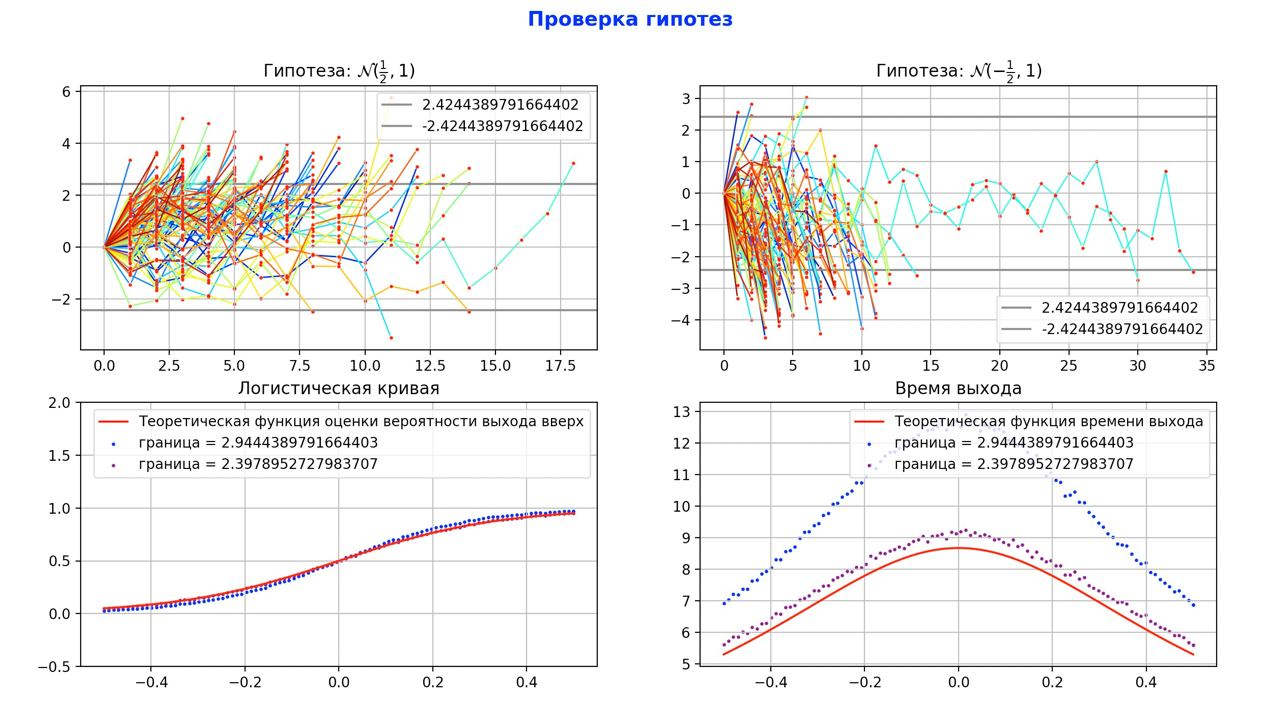

Write the Python code that produced this figure.
import numpy as np
import math
import matplotlib.pyplot as plt
from pylab import *

N = 100
A = log(19)
number_of_graphs = 9000
eps = 0.52

fig = plt.figure()
fig.suptitle ('Проверка гипотез', color = 'b', weight = 'bold', size = 14)
ax1 = fig.add_subplot(2, 2, 1)
ax2 = fig.add_subplot(2, 2, 2)
ax3 = fig.add_subplot(2, 2, 3)
ax4 = fig.add_subplot(2, 2, 4)
colors = plt.cm.jet (np.linspace (0, 1, number_of_graphs))

def function (tetta, board, side, graph, sample, k, time):
	l = 0
	K = 0
	for i in range (N):
		if i == 0 : S[i + 1] = sample[i]
		else: S[i + 1] = S[i] + sample[i]
		if graph == 1 :
			if k % 100 == 0 :
				if side == 'down' : ax1.scatter(i, S[i], c = 'red', s = 2)
				if side == 'up' : ax2.scatter(i, S[i], c = 'red', s = 2)
		#выход вверх
		if side == 'down' :
			if S[i] > board:
				K = i
				break
			if S[i] < -board:
				K = i
				l += 1
				break
		#выход вниз
		if side == 'up' :
			if S[i] > board :
				K = i
				l += 1
				break
			if S[i] < -board :
				K = i
				break
	if time == 1 : return K
	if graph == 1 :
		for i in range (K):
			if k % 100 == 0 :
				if side == 'down' : ax1.annotate(u'', xy = (i, S[i]), xytext = (i + 1, S[i + 1]), arrowprops = {'arrowstyle' : '-', 'color' : colors[k]})
				if side == 'up' : ax2.annotate(u'', xy = (i, S[i]), xytext = (i + 1, S[i + 1]), arrowprops = {'arrowstyle' : '-', 'color' : colors[k]})
	return l

l = 0
m = 0
for k in range (number_of_graphs):

	x = np.random.normal (loc = 1/2, scale = 1, size = N)
	S = [0 for i in range(N + 1)]
	l += function (0, A - eps, 'down', 1, x, k, 0)
	if l / number_of_graphs > 0.05 : print(f'1ОШИБКА = {l / number_of_graphs}')

	y = np.random.normal (loc = -1/2, scale = 1, size = N)
	T = [0 for i in range(N + 1)]
	m += function (0, A - eps, 'up', 1, y, k, 0)
	if m / number_of_graphs > 0.05 : print(f'2ОШИБКА = {m / number_of_graphs}')

ax1.set_title(r'Гипотеза: $\mathcal{N}(\frac{1}{2}, 1)$')
ax1.axhline(y = A - eps, xmin = 0, xmax = 30, color = 'gray', label = f'{log(19) - eps}')
ax1.axhline(y = -A + eps, xmin = 0, xmax = 30, color = 'gray', label = f'{-log(19) + eps}')
ax1.legend(loc = 0)
ax1.grid('auto')
ax2.set_title(r'Гипотеза: $\mathcal{N}(-\frac{1}{2}, 1)$')
ax2.axhline(y = A - eps, xmin = 0, xmax = 30, color = 'gray', label = f'{log(19) - eps}')
ax2.axhline(y = -A + eps, xmin = 0, xmax = 30, color = 'gray', label = f'{-log(19) + eps}')
ax2.legend(loc = 0)
ax2.grid('auto')

def h(tetta):
	return -2 * tetta
def f(tetta, alpha):
	return (1 - 1 / alpha ** (h(tetta))) / (alpha ** (h(tetta)) - 1 / alpha ** (h(tetta)))

def g(tetta, alpha):
	return (f(tetta, alpha) * log (alpha) + (1 - f(tetta, alpha)) * log (1 / alpha)) / tetta


t = np.linspace (-1 / 2, 1 / 2, 100)
ax3.plot (t, f(t, 19), color = 'red', label = 'Теоретическая функция оценки вероятности выхода вверх')
ax4.plot (t, g(t, 19), color = 'red', label = 'Теоретическая функция времени выхода')


for tetta in t:
	l1, l2 = 0, 0
	time1, time2 = 0, 0
	for k in range (number_of_graphs):
		x = np.random.normal (loc = tetta, scale = 1, size = N)
		S = [0 for i in range(N + 1)]
		l1 += function(tetta, log(19), 'up', 0, x, k, 0)
		l2 += function(tetta, log(11), 'up', 0, x, k, 0)
		time1 += function(tetta, log(19), 'up', 0, x, k, 1)
		time2 += function(tetta, log(11), 'up', 0, x, k, 1)
	ax3.scatter(tetta, l1 / number_of_graphs, c = 'blue', s = 2)
	ax3.scatter(tetta, l2 / number_of_graphs, c = 'purple', s = 2)
	ax4.scatter(tetta, time1 / number_of_graphs, c = 'blue', s = 2)
	ax4.scatter(tetta, time2 / number_of_graphs, c = 'purple', s = 2)

ax3.scatter(tetta, l1 / number_of_graphs, c = 'blue', s = 2, label = f'граница = {log(19)}')
ax3.scatter(tetta, l2 / number_of_graphs, c = 'purple', s = 2, label = f'граница = {log(11)}')
ax4.scatter(tetta, time1 / number_of_graphs, c = 'blue', s = 2, label = f'граница = {log(19)}')
ax4.scatter(tetta, time2 / number_of_graphs, c = 'purple', s = 2, label = f'граница = {log(11)}')
ax3.legend(loc = 0)
ax4.legend(loc = 0)
ax3.set_ylim([-0.5, 2])
ax3.set_title('Логистическая кривая')
ax3.grid('auto')
ax4.set_title('Время выхода')
ax4.grid('auto')


show()
